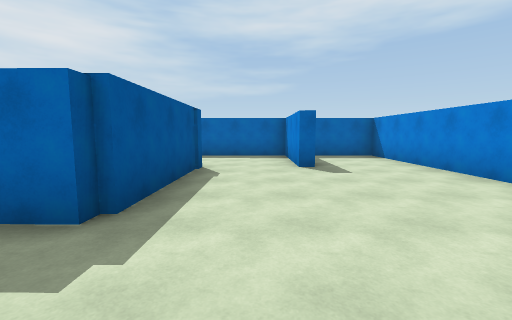
view 1 (above)

18 first-person views from a walk through a 3-D level made in the Unity game engine. The camera is 1.5 m above the floor, tilts 6° down and sees 90° across. The floor is counted in squares, 2 m on a side. Each view is taken from the middle of a square. On the plan, view 1 faces up. The plan holds only what a view shows up to about 9 squares ahead; the rest is blank. The player is left out.

view 2
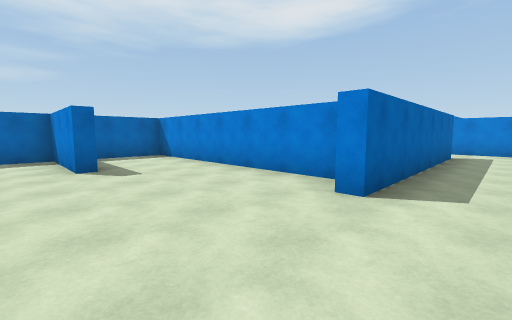

view 3
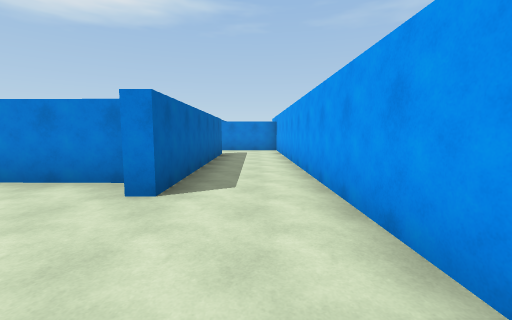

view 4
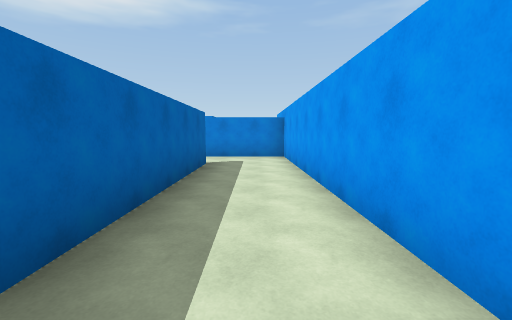

view 5
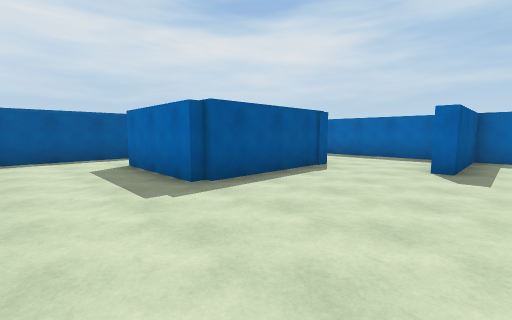

view 6
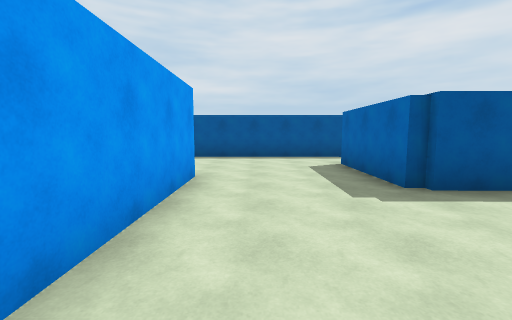

view 7
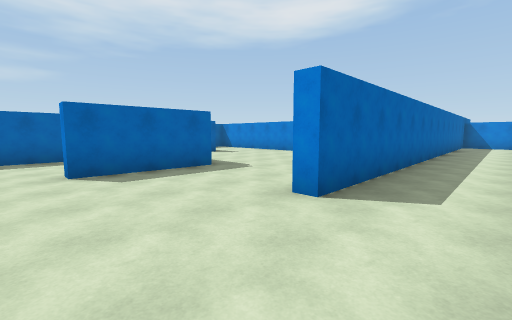

view 8
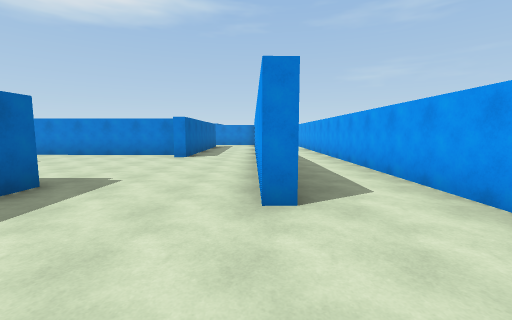

view 9
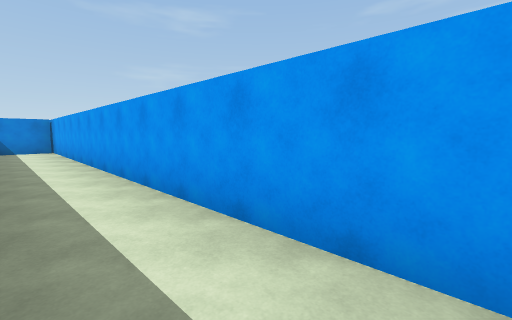

view 10
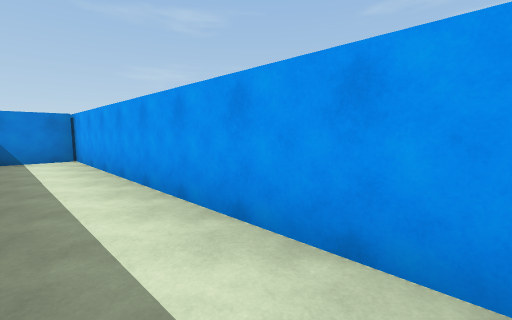

view 11
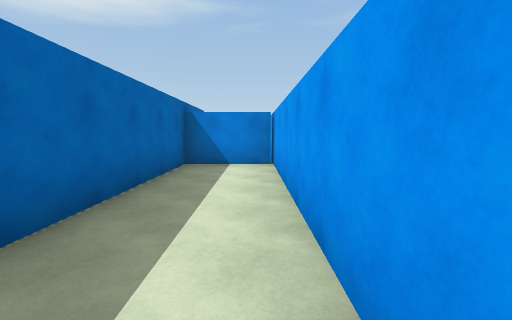

view 12
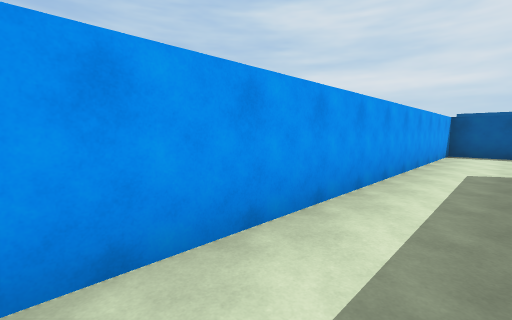

view 13
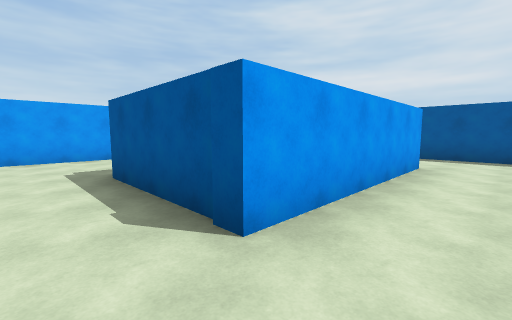

view 14
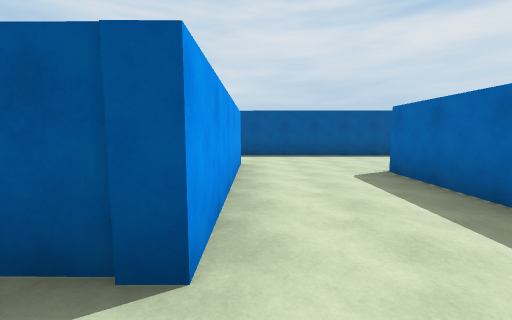

view 15
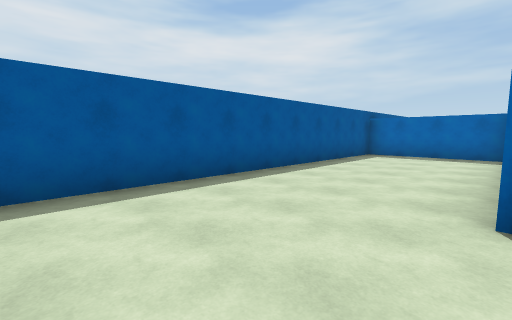

view 16
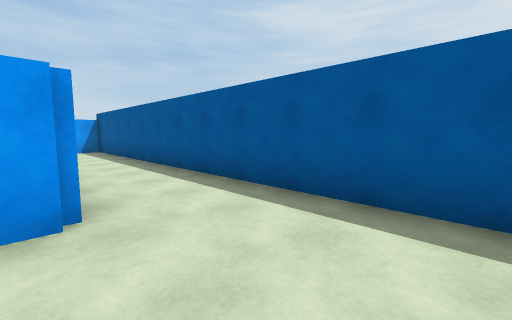

view 17
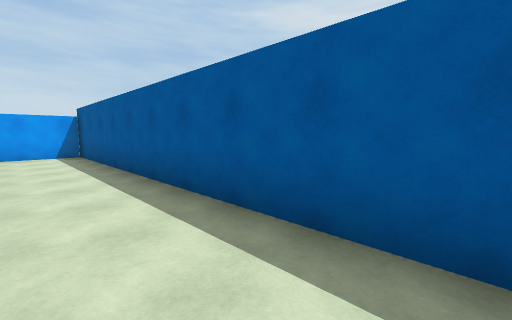

view 18
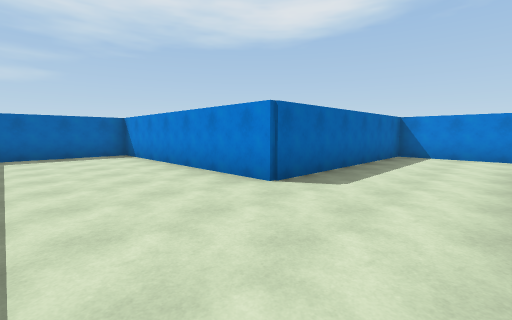

### Floor plan
Points are (right, up) in squares from view 1. A wall is a line through its corners. A room is listed if a view was taken in it or the views show most of it. See-through windows are left out.
Room 1 (views 1, 2, 3, 4, 5, 6, 14)
walls: (3.8, 1.7) (3.9, 8.5) (1.3, 8.6) (1.3, 5.7) (1, 5.7); (-1.3, 5.7) (-1.3, 2); (-0.4, -1.1) (11.2, -0.9) (11.2, 1.7); (9.3, 1.2) (3, 1.2) (3, 1.6)
ways out: opening at (-1.5, 0.5) to room 2; opening at (0, 6) to room 3; opening at (10.5, 1)
Room 2 (views 7, 8, 9, 10, 11, 12)
walls: (-1.3, 2) (-4.2, 2.1) (-4.2, 2.5); (-6.1, 2.8) (-6.2, -3.4) (12.2, -3.4); (11.2, -3.4) (11.2, -1.3) (-2.4, -1.4) (-2.4, -1.1) (-0.4, -1.1)
ways out: opening at (-1.5, 0.5) to room 1; opening at (-5, 2)
Room 3 (views 13, 15, 16, 17, 18)
walls: (-6.5, 5.6) (-1.3, 5.7); (1, 5.7) (1, 8.6) (-5, 8.6) (-5, 15.3) (-8.6, 15.3) (-8.8, -3.4) (-7, -3.4)
ways out: opening at (0, 6) to room 1

Where each view was taken, in squares from view 1:
view 1: 0 up, 0 right, facing up
view 2: 0 up, 0 right, facing up-right
view 3: 0 up, 0 right, facing right
view 4: 0 up, 3 right, facing right
view 5: 0 up, 2 right, facing up-left
view 6: 0 up, 2 right, facing left
view 7: 3 down, 5 left, facing up-right
view 8: 1 down, 5 left, facing right
view 9: 2 down, 1 left, facing down-right
view 10: 2 down, 3 right, facing down-right
view 11: 3 down, 5 right, facing right
view 12: 2 down, 4 right, facing down-left
view 13: 7 up, 0 right, facing down-left
view 14: 6 up, 0 right, facing left
view 15: 6 up, 5 left, facing up-left
view 16: 8 up, 6 left, facing down-left
view 17: 6 up, 7 left, facing down-left
view 18: 6 up, 8 left, facing up-right
